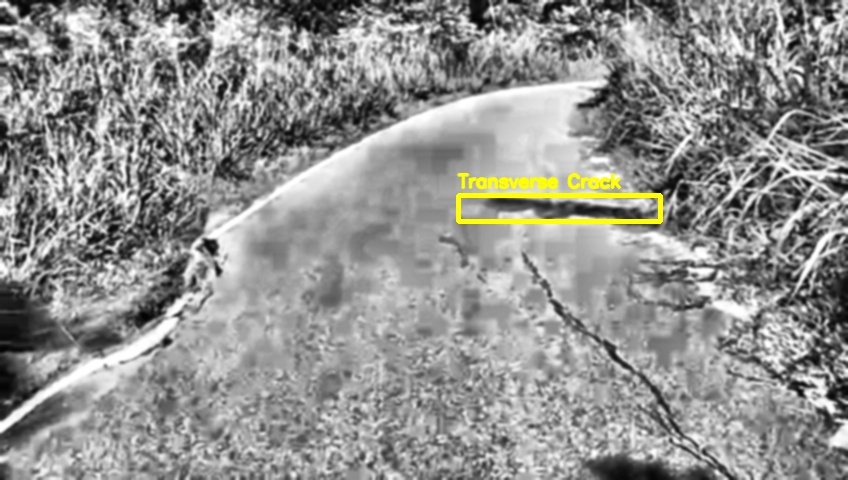
#> input picture frames/segmented/TransverseCracking/enhanced_transverseCracking_1_frame_1530.jpg, 848 x 480 px, found by its file name; its folder holds only this picture in this run
$ jupyter execute transverse_segmentation.ipynb
#> lines starting #> are read from the running program, lines starting #| are printed output that depends on the picture; after the words box and inside, x2 and y2 are one past the last pixel; in counts of white or black regions, pixels touching at a corner belong together
#> further down, img is the input picture: shape (480, 848, 3); mean B, G, R 143.5, 145.8, 145.8
[cell 1]
import cv2
import numpy as np
import os
import matplotlib.pyplot as plt

# Folder structure
input_folder = "../../frames/enhanced/4_FinalEnhanced/TransverseCracking"
output_folder = "../../frames/segmented/TransverseCracking"

os.makedirs(output_folder, exist_ok=True)

max_show = 3
count = 0

# Transverse extraction function
def extract_transverse(gray):

    # CLAHE
    clahe = cv2.createCLAHE(
        clipLimit=2.5,
        tileGridSize=(8, 8)
    )

    enhanced = clahe.apply(gray)
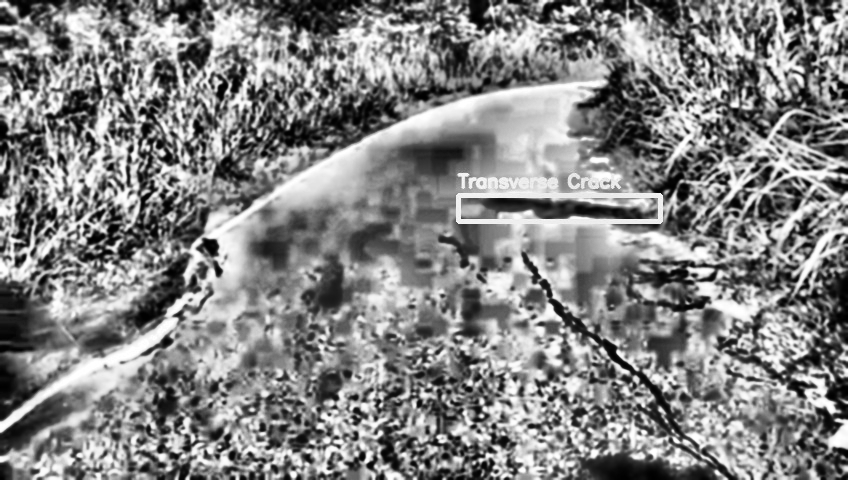
#> enhanced: shape (480, 848); min 0, max 255, mean 131.5

    # Blur
    blur = cv2.GaussianBlur(enhanced, (5, 5), 0)

    # Dark cracks become bright
    blackhat_kernel = cv2.getStructuringElement(
        cv2.MORPH_RECT,
        (21, 21)
    )

    blackhat = cv2.morphologyEx(
        blur,
        cv2.MORPH_BLACKHAT,
        blackhat_kernel
    )
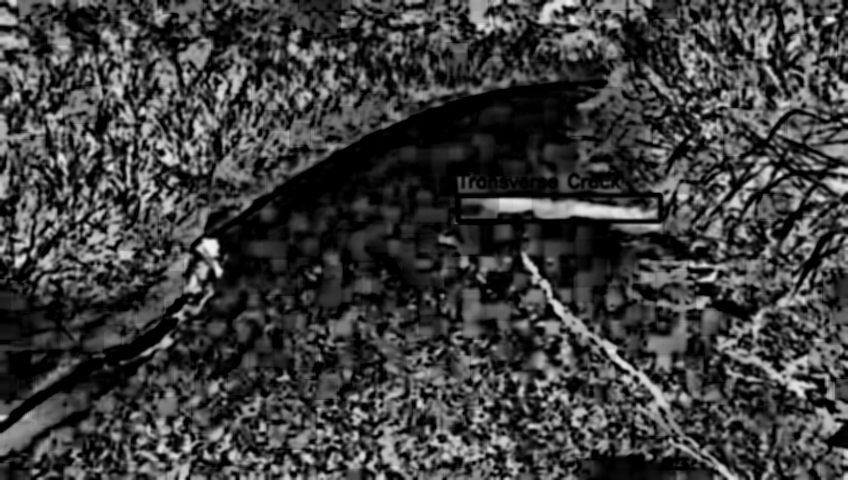
#> blackhat: shape (480, 848); min 0, max 244, mean 62.3

    # Treshold
    _, binary = cv2.threshold(
        blackhat,
        0,
        255,
        cv2.THRESH_BINARY + cv2.THRESH_OTSU
    )
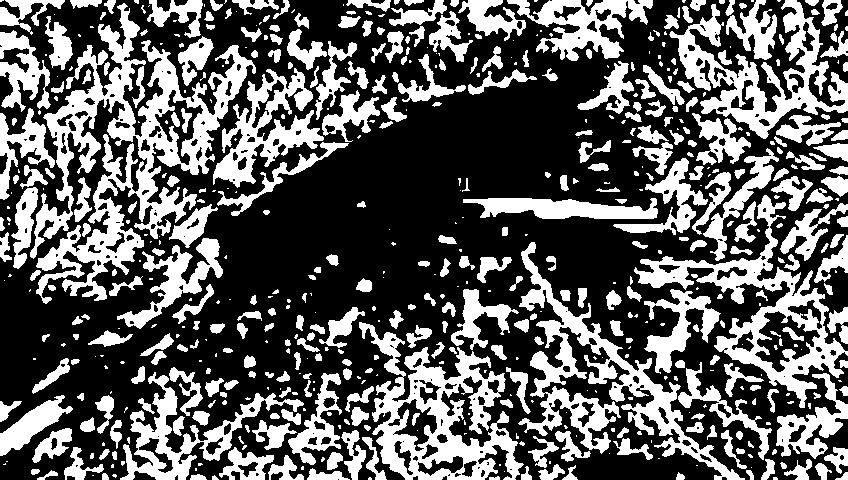
#> binary: shape (480, 848); 36.8% white; 596 white regions (242 under 20 px), largest, box (x1, y1, x2, y2) and area: (30, 3, 256, 304) 19126, (359, 322, 524, 480) 10014, (518, 242, 745, 480) 9834

    # Remove small noise
    binary = cv2.morphologyEx(
        binary,
        cv2.MORPH_OPEN,
        np.ones((3, 3), np.uint8),
        iterations=1
    )
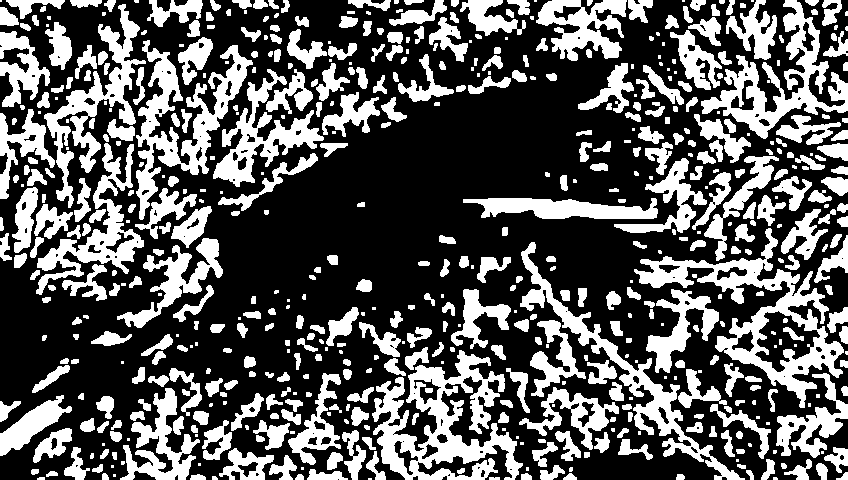
#> binary: shape (480, 848); 35.3% white; 588 white regions (150 under 20 px), largest, box (x1, y1, x2, y2) and area: (372, 350, 523, 480) 8546, (634, 228, 844, 408) 8051, (136, 40, 253, 220) 6026

    # Horizontal extraction
    horizontal_kernel = cv2.getStructuringElement(
        cv2.MORPH_RECT,
        (45, 5)
    )

    horizontal = cv2.morphologyEx(
        binary,
        cv2.MORPH_OPEN,
        horizontal_kernel
    )
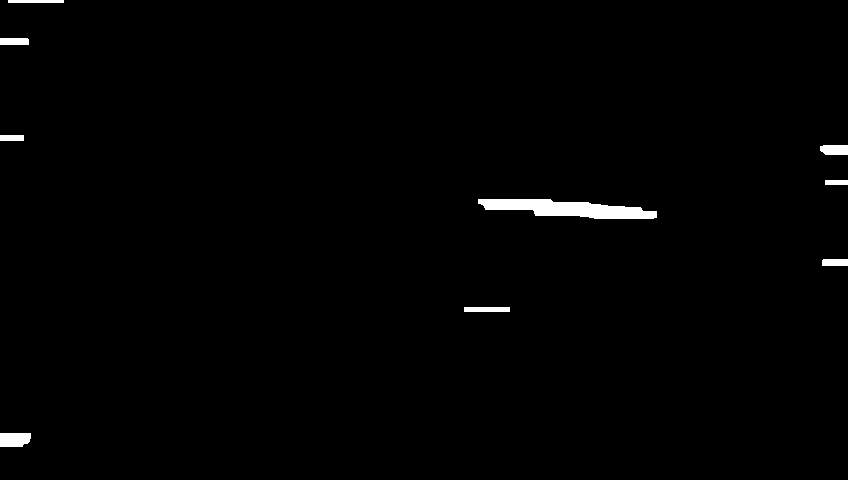
#> horizontal: shape (480, 848); 0.97% white; 9 white regions, largest, box (x1, y1, x2, y2) and area: (478, 199, 657, 219) 2231, (0, 433, 31, 447) 403, (820, 145, 848, 155) 264

    # Merge nearby horizontal parts
    merge_kernel = cv2.getStructuringElement(
        cv2.MORPH_RECT,
        (35, 7)
    )

    merged = cv2.dilate(
        horizontal,
        merge_kernel,
        iterations=1
    )
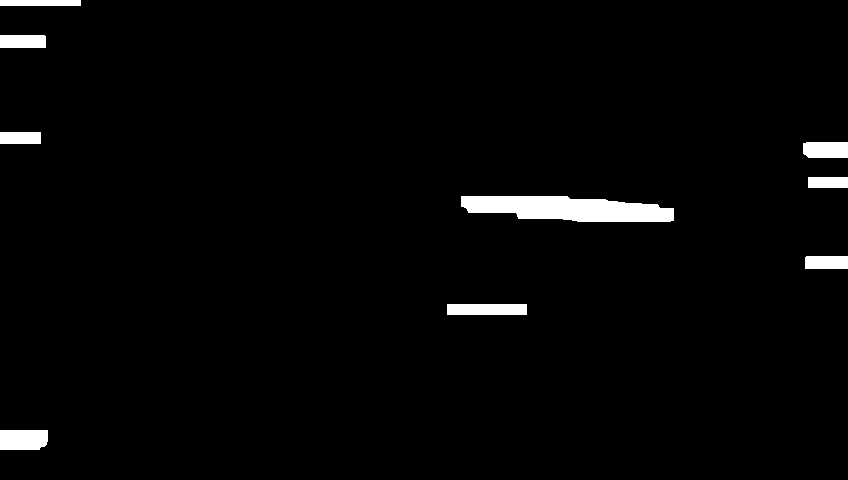
#> merged: shape (480, 848); 2.3% white; 9 white regions

    merged = cv2.morphologyEx(
        merged,
        cv2.MORPH_CLOSE,
        np.ones((9, 9), np.uint8),
        iterations=1
    )

    return merged

# Detect transverse crack regions
def detect_transverse(image, mask):

    output = image.copy()

    contours, _ = cv2.findContours(
        mask,
        cv2.RETR_EXTERNAL,
        cv2.CHAIN_APPROX_SIMPLE
    )
#> contours = 9 contours; largest, box (x1, y1, x2, y2) and area: (461, 196, 674, 222) 3962, (0, 430, 48, 450) 864, (447, 304, 527, 315) 790, (803, 142, 848, 158) 646, (0, 35, 46, 48) 540

    H, W = image.shape[:2]
#> H = 480; W = 848

    for c in contours:

        area = cv2.contourArea(c)

        # Remove small regions
        if area < 1000:
            continue

        x, y, w, h = cv2.boundingRect(c)

        if w < 80:
            continue

        # Aspect ratio
        aspect_ratio = w / (h + 1e-5)

        if aspect_ratio < 2.5:
            continue

        # Draw detected transverse crack
        cv2.rectangle(
            output,
            (x, y),
            (x + w, y + h),
            (0, 255, 255),
            3
        )

        cv2.putText(
            output,
            "Transverse Crack",
            (x, y - 8),
            cv2.FONT_HERSHEY_SIMPLEX,
            0.6,
            (0, 255, 255),
            2,
            cv2.LINE_AA
        )
#> this loop made 9 passes
#> area on passes 1, 3, 6, 8: 864.5, 503.5, 646.5, 539.5
#> (c, area) on passes 2, 5, 7, 9: ([[447, 304], [447, 314], [526, 314], [526, 304]], 790), ([[808, 177], [808, 187], [847, 187], [847, 177]], 390), ([[0, 132], [0, 143], [40, 143], [40, 132]], 440), ([[0, 0], [0, 5], [80, 5], [80, 0]], 400)
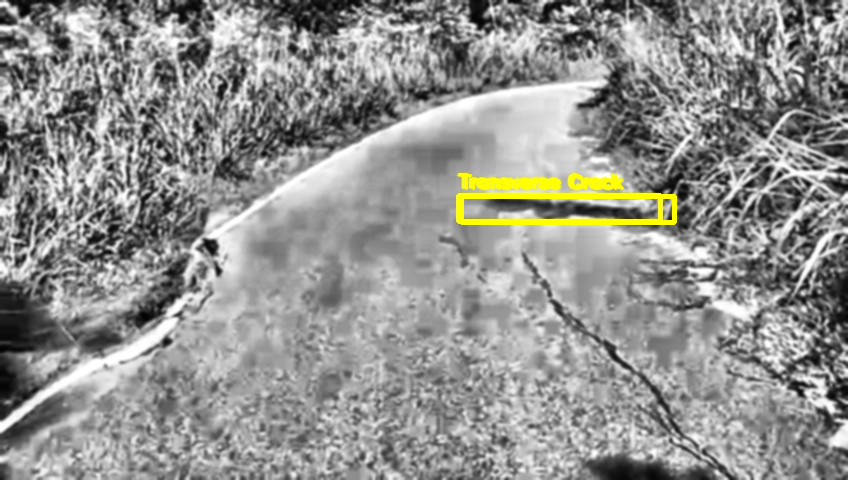
#> output: shape (480, 848, 3); 0.94% of pixels changed, all inside (x1, y1, x2, y2) = (459, 173, 677, 225)

    return output


# Main processing loop
if not os.path.isdir(input_folder):
    print(f"Input folder does not exist: {input_folder}")
else:
    for file in os.listdir(input_folder):

        if file.lower().endswith((".jpg", ".png", ".jpeg")):

            path = os.path.join(input_folder, file)

            img = cv2.imread(path)

            if img is None:
                continue

            gray = cv2.cvtColor(img, cv2.COLOR_BGR2GRAY)

            mask = extract_transverse(gray)

            result = detect_transverse(img, mask)

            # Save output
            save_path = os.path.join(output_folder, file)
            cv2.imwrite(save_path, result)

            # Visualization
            if count < max_show:

                plt.figure(figsize=(18, 6))

                plt.subplot(1, 3, 1)
                plt.imshow(gray, cmap="gray")
                plt.title("Input")
                plt.axis("off")

                plt.subplot(1, 3, 2)
                plt.imshow(mask, cmap="gray")
                plt.title("Transverse Mask")
                plt.axis("off")

                plt.subplot(1, 3, 3)
                plt.imshow(cv2.cvtColor(result, cv2.COLOR_BGR2RGB))
                plt.title("Detected Transverse Cracks")
                plt.axis("off")

                plt.tight_layout()
                plt.show()
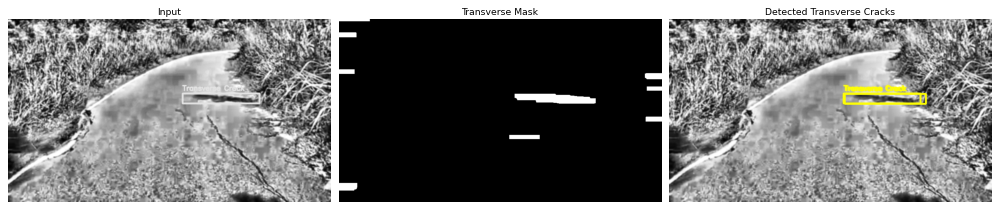
#> figure drawn by matplotlib, 3 panels

                count += 1

print("Transverse crack detection completed!")

$ run again, on frames/segmented/TransverseCracking/enhanced_transverseCracking_2_frame_1750.jpg
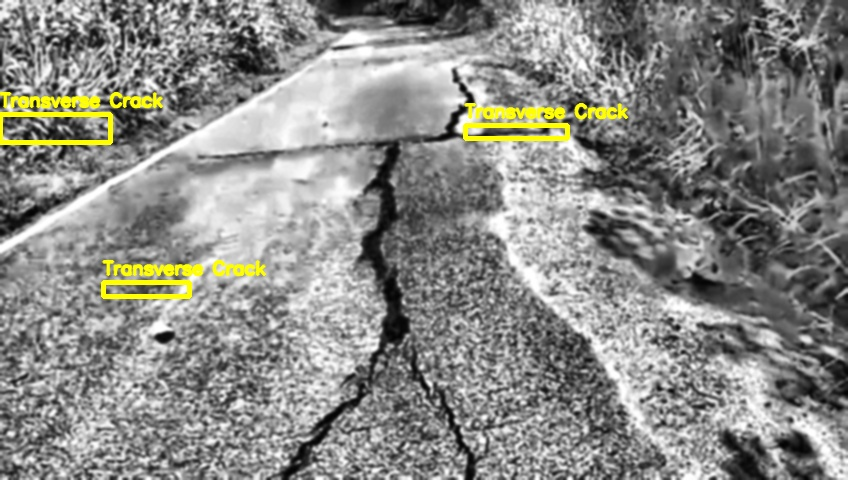
#> input picture frames/segmented/TransverseCracking/enhanced_transverseCracking_2_frame_1750.jpg, 848 x 480 px, found by its file name
#> img is the input picture: shape (480, 848, 3); mean B, G, R 134.3, 138.9, 138.9
#> in extract_transverse, `_, binary = cv2.threshold( blackhat, 0, 255, cv2.THRESH_BINARY + cv2.T..`:
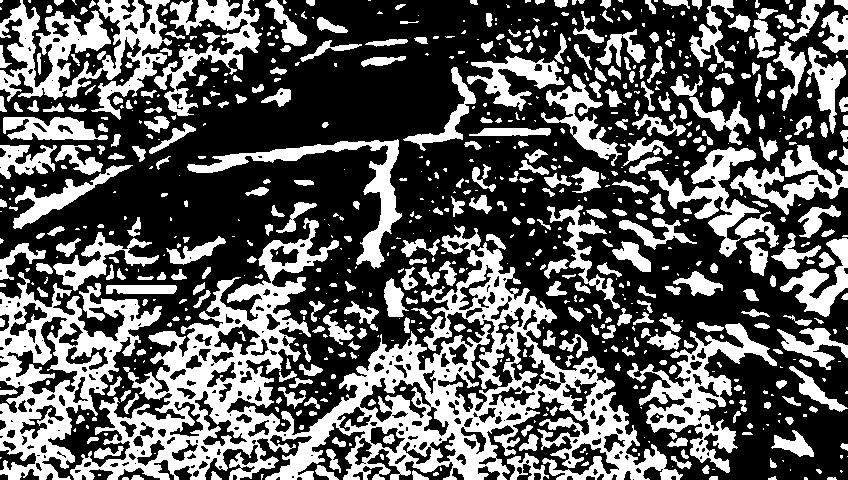
#> binary: shape (480, 848); 37.1% white; 773 white regions (379 under 20 px), largest, box (x1, y1, x2, y2) and area: (70, 218, 683, 480) 47138, (0, 272, 162, 480) 12359, (0, 0, 172, 120) 8474
#> horizontal: shape (480, 848); 0.35% white; 4 white regions, box (x1, y1, x2, y2) and area: (116, 285, 176, 294) 527, (482, 129, 550, 135) 388, (38, 134, 95, 139) 285, (0, 414, 41, 420) 234
#> merged: shape (480, 848); 1.1% white; 4 white regions
#> contours = 4 contours; box (x1, y1, x2, y2) and area: (99, 282, 193, 297) 1291, (465, 126, 567, 138) 1092, (21, 131, 112, 142) 900, (0, 411, 58, 423) 616
#> the loop in detect_transverse, `for c in contours: ` made 4 passes
#> (area, x, y, w, h, aspect_ratio) on passes 2, 4: (1291, 99, 282, 94, 15, 6.27), (1092, 465, 126, 102, 12, 8.5)
#> `plt.show()`:
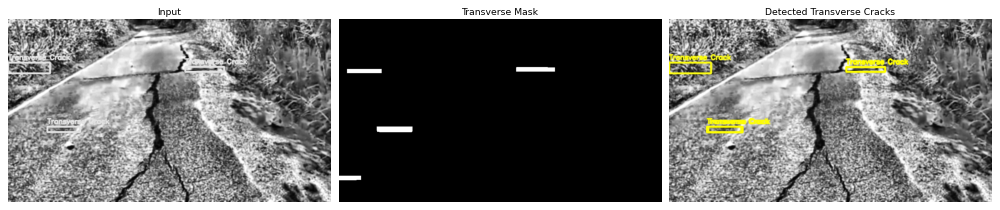
#> figure drawn by matplotlib, 3 panels

$ run again, on frames/segmented/TransverseCracking/enhanced_transverseCracking_2_frame_2050.jpg
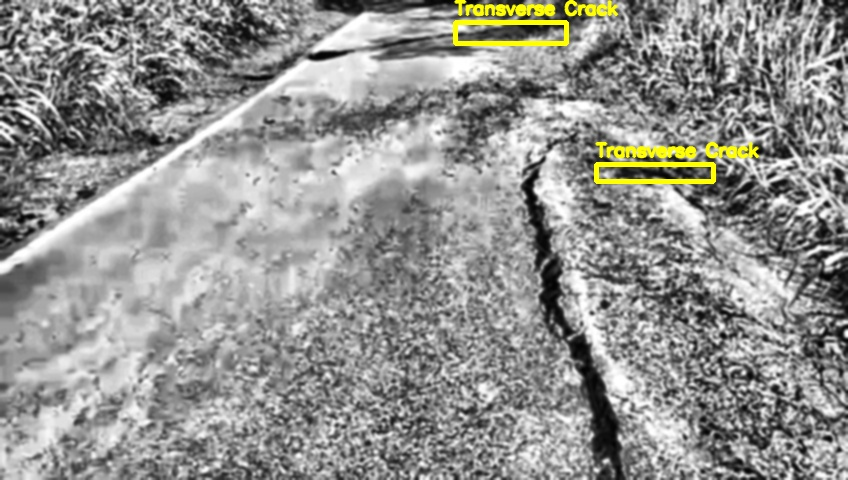
#> input picture frames/segmented/TransverseCracking/enhanced_transverseCracking_2_frame_2050.jpg, 848 x 480 px, found by its file name
#> img is the input picture: shape (480, 848, 3); mean B, G, R 144.2, 147.4, 147.4
#> in extract_transverse, `_, binary = cv2.threshold( blackhat, 0, 255, cv2.THRESH_BINARY + cv2.T..`:
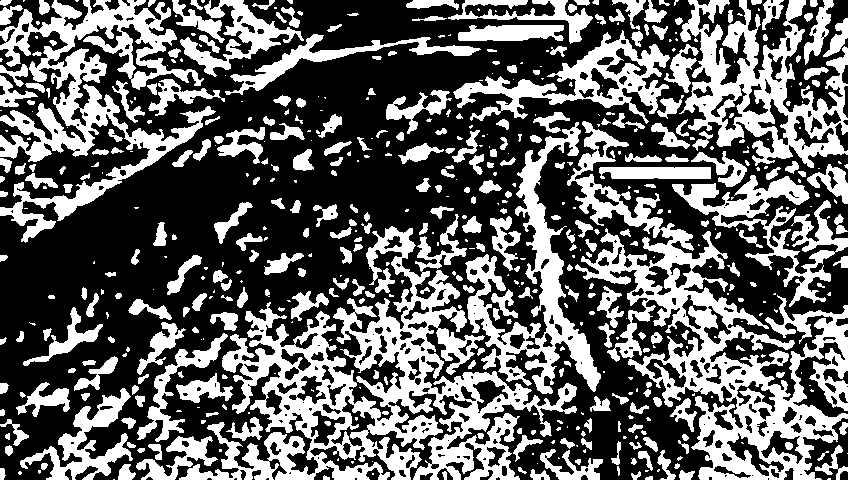
#> binary: shape (480, 848); 39.1% white; 568 white regions (250 under 20 px), largest, box (x1, y1, x2, y2) and area: (179, 214, 577, 480) 30480, (567, 121, 848, 480) 24978, (0, 0, 216, 243) 15484
#> horizontal: shape (480, 848); 0.72% white; 4 white regions, box (x1, y1, x2, y2) and area: (458, 25, 564, 40) 1259, (600, 167, 711, 179) 1172, (290, 53, 340, 58) 250, (465, 0, 527, 4) 248
#> merged: shape (480, 848); 1.6% white; 4 white regions
#> contours = 4 contours; box (x1, y1, x2, y2) and area: (441, 22, 581, 43) 2456, (583, 164, 728, 182) 2290, (273, 50, 357, 61) 830, (448, 0, 544, 7) 570
#> the loop in detect_transverse, `for c in contours: ` made 4 passes
#> (area, x, y, w, h, aspect_ratio) on passes 1, 3: (2290, 583, 164, 145, 18, 8.06), (2456, 441, 22, 140, 21, 6.67)
#> `plt.show()`:
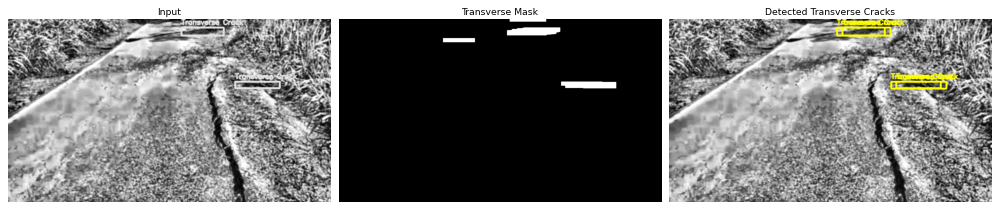
#> figure drawn by matplotlib, 3 panels
